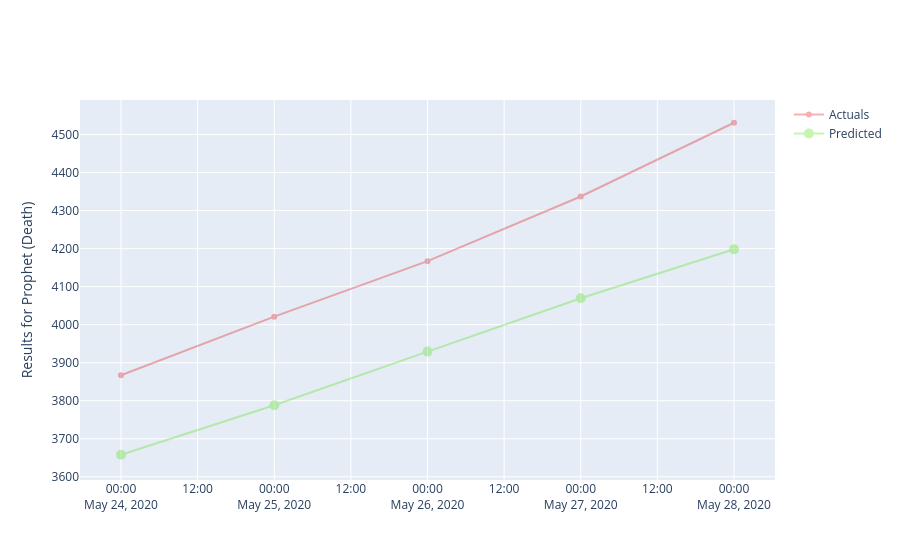

Here is the notebook cell this chart was saved with:
### Code cell
trace0 = go.Scatter(
        x = result_df['ds'],
        y = result_df['Actual'],
        mode = 'lines+markers',
        name='Actuals',
        line = dict(color = '#dd0000', shape = 'linear'),
        opacity = 0.3,
        connectgaps=True
)
trace1 = go.Scatter(
        x = result_df['ds'],
        y = result_df['yhat'],
        name='Predicted',
        mode = 'lines+markers',
        marker = dict(
            size = 10,
            color = '#44dd00'),
        opacity = 0.3    
)
data = [trace0, trace1]
layout = go.Layout(
    yaxis=dict(
        title="Results for Prophet (Death)"
    )
)
fig = go.Figure(data=data, layout=layout)
fig.show()

### Figure 1 — Plotly figure (JSON) as saved in the notebook; plotly's stock layout.template omitted (floating-point values rounded to 4 significant figures)
{"data": [{"connectgaps": true, "line": {"color": "#dd0000", "shape": "linear"}, "mode": "lines+markers", "name": "Actuals", "opacity": 0.3, "type": "scatter", "x": ["2020-05-24T00:00:00", "2020-05-25T00:00:00", "2020-05-26T00:00:00", "2020-05-27T00:00:00", "2020-05-28T00:00:00"], "y": [3867, 4021, 4167, 4337, 4531]}, {"marker": {"color": "#44dd00", "size": 10}, "mode": "lines+markers", "name": "Predicted", "opacity": 0.3, "type": "scatter", "x": ["2020-05-24T00:00:00", "2020-05-25T00:00:00", "2020-05-26T00:00:00", "2020-05-27T00:00:00", "2020-05-28T00:00:00"], "y": [3658.0, 3788.0, 3929.0, 4069.0, 4198.0]}], "layout": {"yaxis": {"title": {"text": "Results for Prophet (Death)"}}}}
